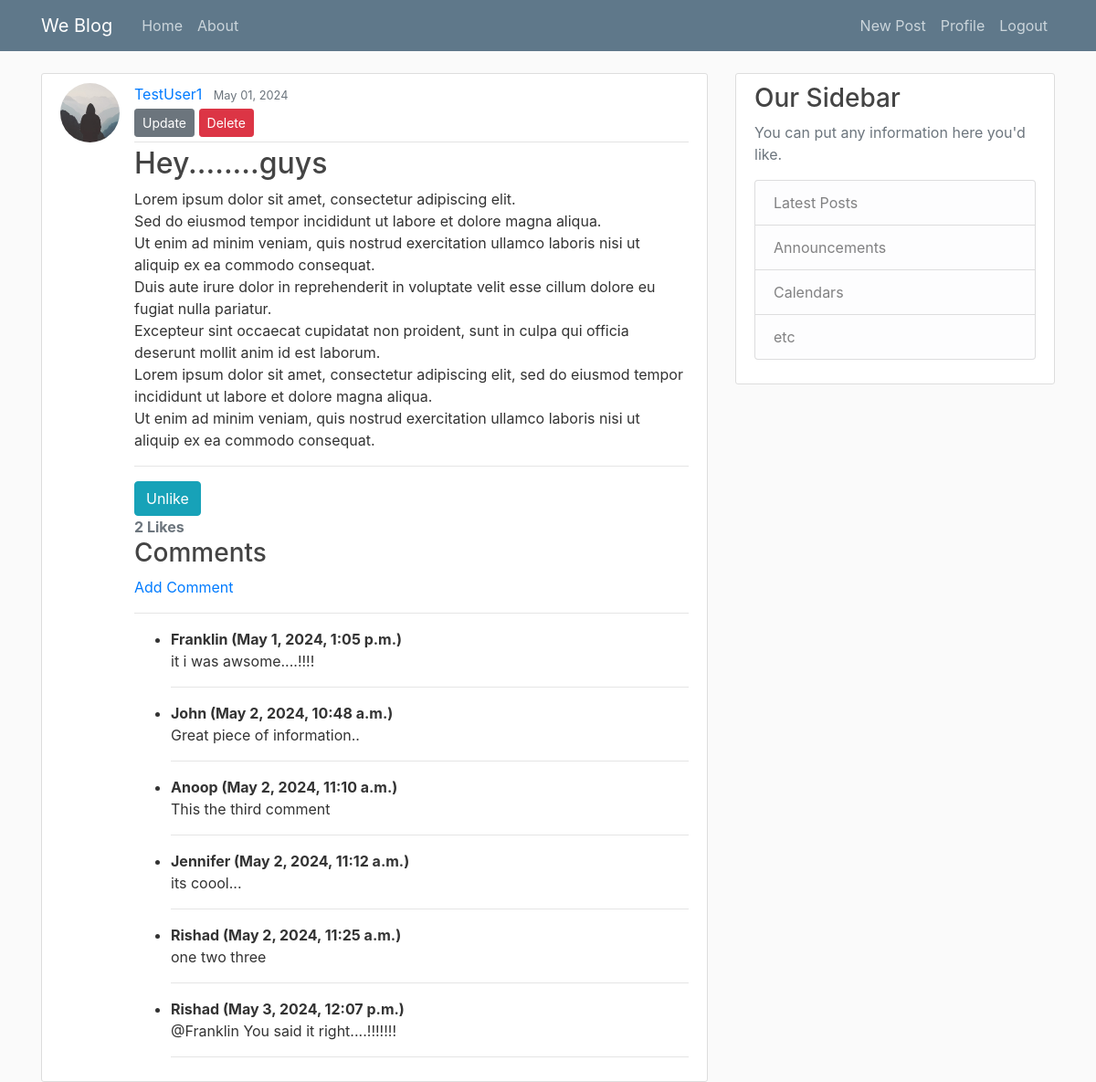
Page /post/23/ (signed in) on the committed database.
### blog/models.py (models this page shows, shortened)
class Post(models.Model):
    title = models.CharField(max_length=100)
    content = models.TextField()
    date_posted = models.DateTimeField(default=timezone.now) #used default to give option to change time & date posted
    author = models.ForeignKey(User, on_delete=models.CASCADE) #if the suer is deleted their post should also be deleted that why using (on_delete=models.CASCADE)
    likes = models.ManyToManyField(User, related_name='likes')

class Comment(models.Model):
    post = models.ForeignKey(Post, on_delete=models.CASCADE,  related_name="comments")
    name = models.CharField(max_length=255)
    body = models.TextField()
    created_at = models.DateTimeField(auto_now_add=True)

### users/models.py (models this page shows, shortened)
class Profile(models.Model):
    user = models.OneToOneField(User, on_delete=models.CASCADE)
    image = models.ImageField(default='default.jpg',upload_to='profile_pics')

### blog/views.py (the view)
# urls.py: path('post/<int:pk>/', PostDetailView.as_view(), name='post-detail'),
class PostDetailView(DetailView):
    model = Post
    template_name = 'blog/post_detail.html'
    context_object_name = 'post'
    def get_context_data(self, **kwargs):
        data = super().get_context_data(**kwargs)
        post = self.get_object()  # Get the current post object
        liked = False
        if post.likes.filter(id=self.request.user.id).exists():
            liked = True
        data['number_of_likes'] = post.likes.count()  # Calculate number of likes dynamically
        data['post_is_liked'] = liked
        return data

### blog/templates/blog/post_detail.html (shortened to what this page needs)
{% extends "blog/base.html" %}
{% block content %}
  <article class="media content-section">
    <img class="rounded-circle article-img" src="{{ object.author.profile.image.url }}">
    <div class="media-body">
          <div class="article-metadata">
              <a class="mr-2" href="{% url 'user-posts' object.author.username %}">{{ object.author }}</a>
              <small class="text-muted">{{ object.date_posted|date:"F d, Y" }}</small>
              {% if object.author == user %}
              <div>
                <a class="btn btn-secondary btn-sm mt-1 mb-1"  href="{% url 'post-update' object.id %}">Update</a>
                <a class="btn btn-danger btn-sm mt-1 mb-1"  href="{% url 'post-delete' object.id %}">Delete</a>
              </div>
              {% endif %}
          </div>
          <h2 class="article-title">{{ object.title }}</a></h2>
          <p class="article-content">{{ object.content }}</p>
          <hr>
          {% if user.is_authenticated %}
            <form action="{% url 'blogpost_like' post.id %}" method="POST">
              {% if post_is_liked %}
              <button type="submit" name="blogpost_id" value="{{post.id}}" class="btn btn-info">Unlike</button>
              {% else %}
              <button type="submit" name="blogpost_id" value="{{post.id}}" class="btn btn-info">Like</button>
              {% endif %}
            </form>
          {% else %}
            <a class="btn btn-outline-info" href="{% url 'login' %}?next={{request.path}}">Log in to like this article!</a><br>
          {% endif %}
          <strong class="text-secondary">{{ number_of_likes }} Like{{ number_of_likes|pluralize }}</strong>
          <h3>Comments</h3>
          {% if user.is_authenticated %}
          <a href="{% url 'add-comment' post.id %}">Add Comment</a>
          <hr>
          <ul>
            {% for comment in post.comments.all %}
              <li> <strong>{{ comment.name }} ({{ comment.created_at }})</strong></li>
              {{ comment.body }}
              <hr>
            {% endfor %}
          </ul>
          {% else %}
            <a class="btn btn-outline-info" href="{% url 'login' %}?next={{request.path}}">Log in to Comment this article!</a><br>
          {% endif %}
    </div>
  </article>
{% endblock content %}

### blog/static/css/main.css (style rules this page uses)
body { background: #fafafa; color: #333333; margin-top: 5rem; }
h1, h2, h3, h4, h5, h6 { color: #444444; }
ul { margin: 0; }
.content-section { background: #ffffff; padding: 10px 20px; border: 1px solid #dddddd; border-radius: 3px; margin-bottom: 20px; }
.article-title { color: #444444; }
.article-content { white-space: pre-line; }
.article-img { height: 65px; width: 65px; margin-right: 16px; }
.article-metadata { padding-bottom: 1px; margin-bottom: 4px; border-bottom: 1px solid #e3e3e3 }

### rows in the picture
Post: author.profile.image (placeholder picture), author "TestUser1", date_posted "May 01, 2024", title "Hey........guys", content "Lorem ipsum dolor sit amet, consectetur adipiscing elit. Sed do eiusmod tempor incididunt ut labore et dolore magna aliqua. Ut enim ad minim veniam, quis nostrud exercitation ullamco laboris nisi ut aliquip ex ea commodo consequat. Duis aute irure dolor in reprehenderit in voluptate velit esse cillum dolore eu fugiat nulla pariatur. Excepteur sint occaecat cupidatat non proident, sunt in culpa qui officia deserunt mollit anim id est laborum. Lorem ipsum dolor sit amet, consectetur adipiscing elit, sed do eiusmod tempor incididunt ut labore et dolore magna aliqua. Ut enim ad minim veniam, quis nostrud exercitation ullamco laboris nisi ut aliquip ex ea commodo consequat."
Comment: name "Franklin", created_at "May 1, 2024, 1:05 p.m.", body "it i was awsome....!!!!"
Comment: name "John", created_at "May 2, 2024, 10:48 a.m.", body "Great piece of information.."
Comment: name "Anoop", created_at "May 2, 2024, 11:10 a.m.", body "This the third comment"
Comment: name "Jennifer", created_at "May 2, 2024, 11:12 a.m.", body "its coool..."
Comment: name "Rishad", created_at "May 2, 2024, 11:25 a.m.", body "one two three"
Comment: name "Rishad", created_at "May 3, 2024, 12:07 p.m.", body "@Franklin You said it right....!!!!!!!"

### other values in the picture
{{ number_of_likes }} "2"
